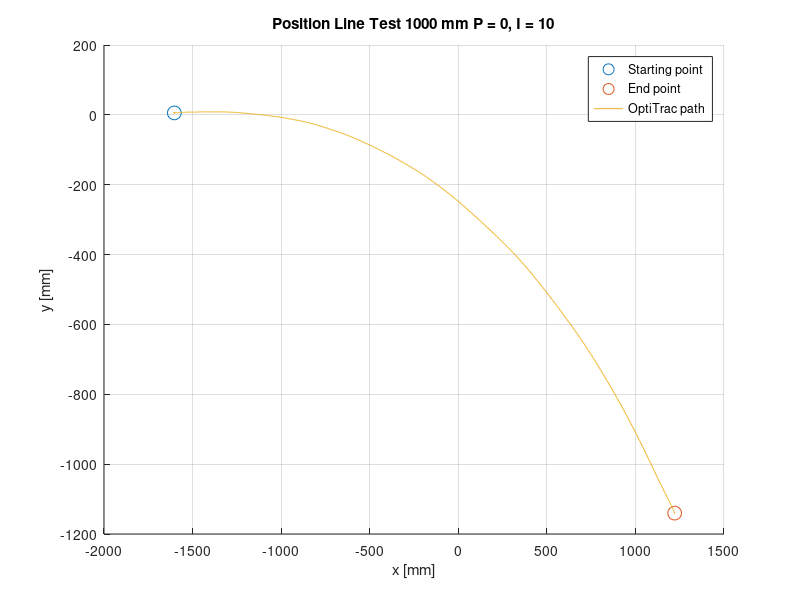

Source code (MATLAB):
fileID = fopen('P0_I10.txt','r');


tline=fgetl(fileID);
%headers = strsplit(tline,','); kan brukes for å fjerne headers (fjerner
%første linje

formatSpec = '%f%f%f%f%f%f%f%f';
datacell = textscan(fileID,formatSpec,'Delimiter',',');
time = datacell{2};
X = datacell{6};
Z = datacell{7};
Y = datacell{8};

figure(1);
hold on;
plot(X(1,1),Y(1,1),'o','MarkerSize',10);
plot(X(end,1),Y(end,1),'o','MarkerSize',10);
plot(X,Y);
grid on;
title('Position Line Test 1000 mm P = 0, I = 10');
xlabel('x [mm]');
ylabel('y [mm]');
legend('Starting point','End point','OptiTrac path');
hold off;